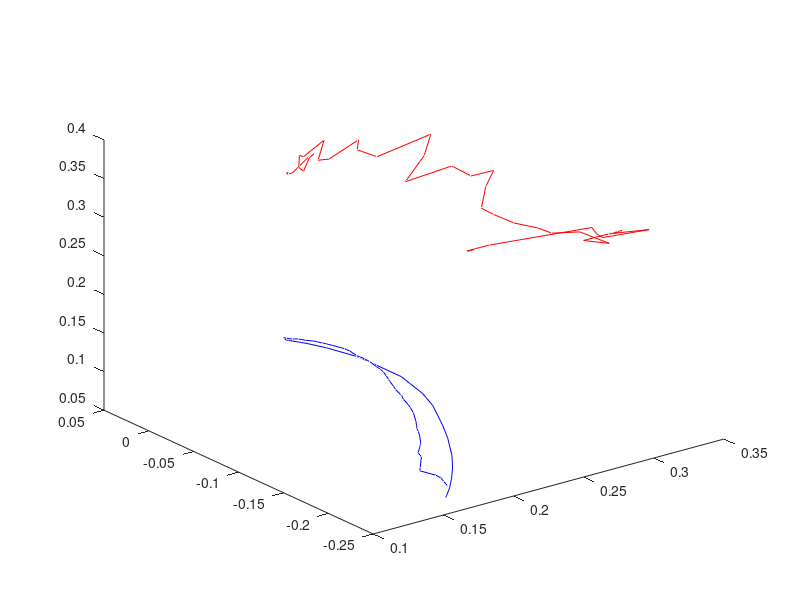

Recreate this plot in MATLAB. (Note: this script raises an error after producing the figure.)
function plotPath
load('data/raw_2.mat');

tmp = raw_2';
hand_record = tmp(12:14, :);
ball_record = tmp(1:3, :);
max(ball_record')
min(ball_record')
plot3(ball_record(1,:), ball_record(2,:), ball_record(3,:), 'r-'); 
hold on;
plot3(hand_record(1,:), hand_record(2,:), hand_record(3,:), 'b-');
hold on;


x = ball_record;
x(1,:) = x(1, :) - 0.3;
y = GMR(x);

hand_regress = y(9:11, :);

plot3(x(1,:), x(2,:), x(3,:), 'ro-'); 
hold on;
plot3(hand_regress(1,:), hand_regress(2,:), hand_regress(3,:), 'g-'); 
grid on;

xlabel('x','fontsize',16); ylabel('y','fontsize',16); zlabel('z', 'fontsize',16);
